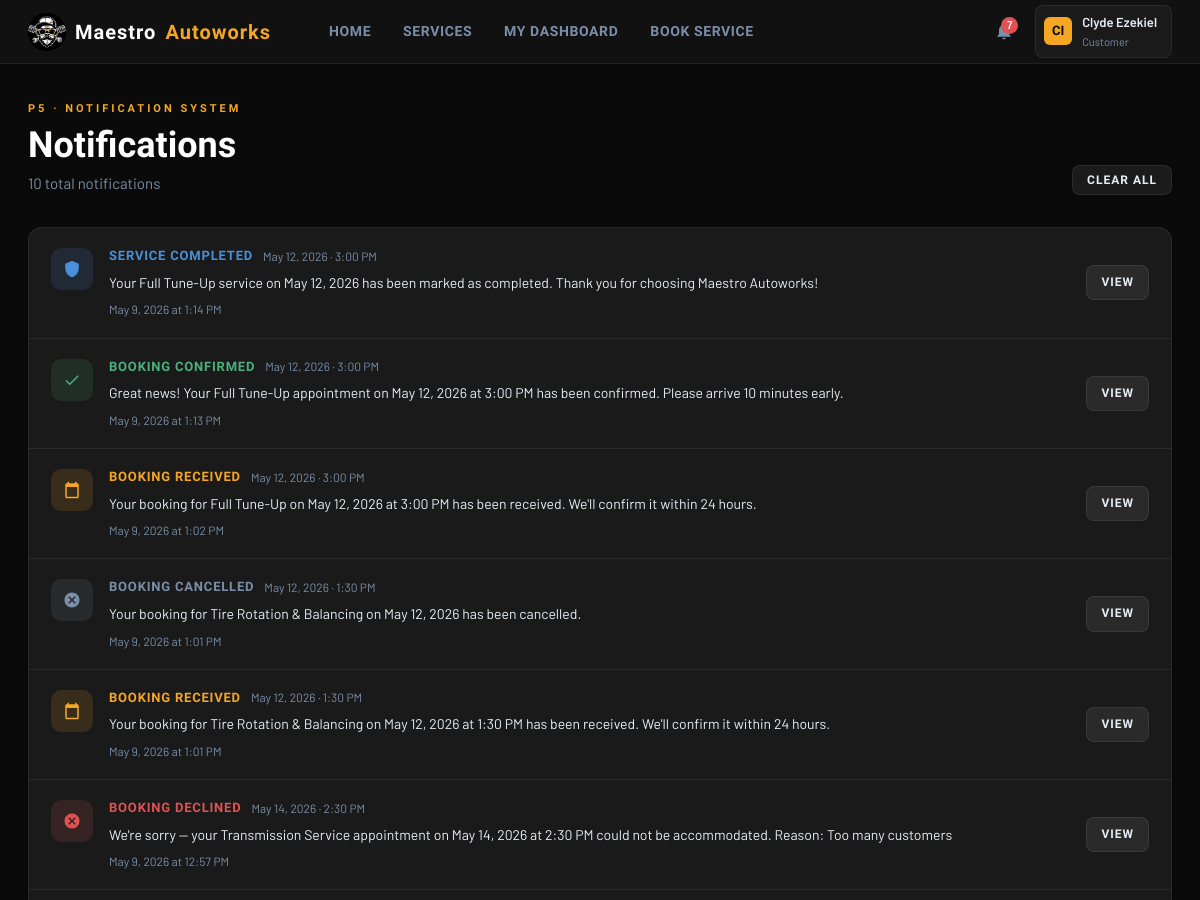
Before: /notifications.php (signed in, upper part) with the older database file.
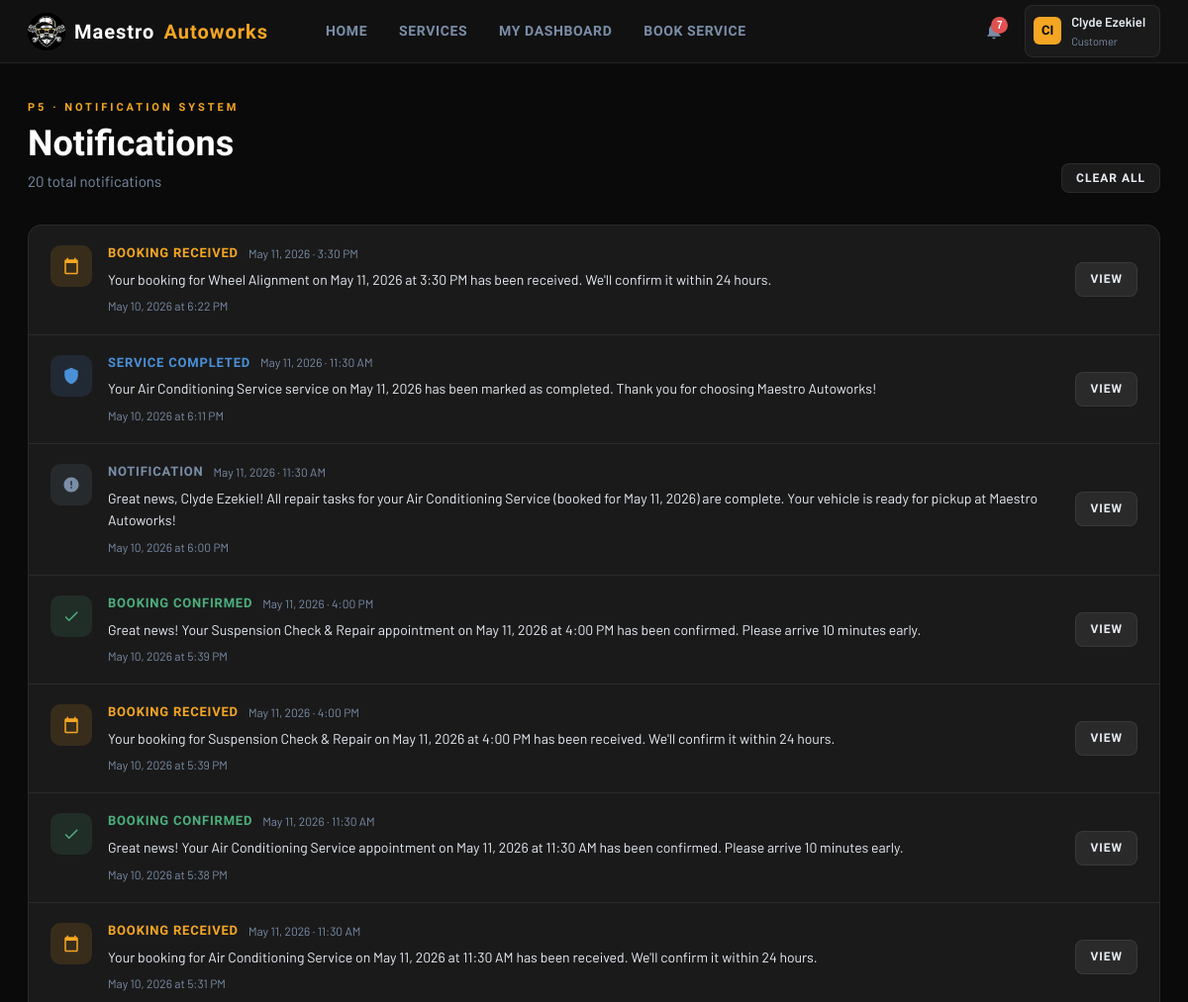
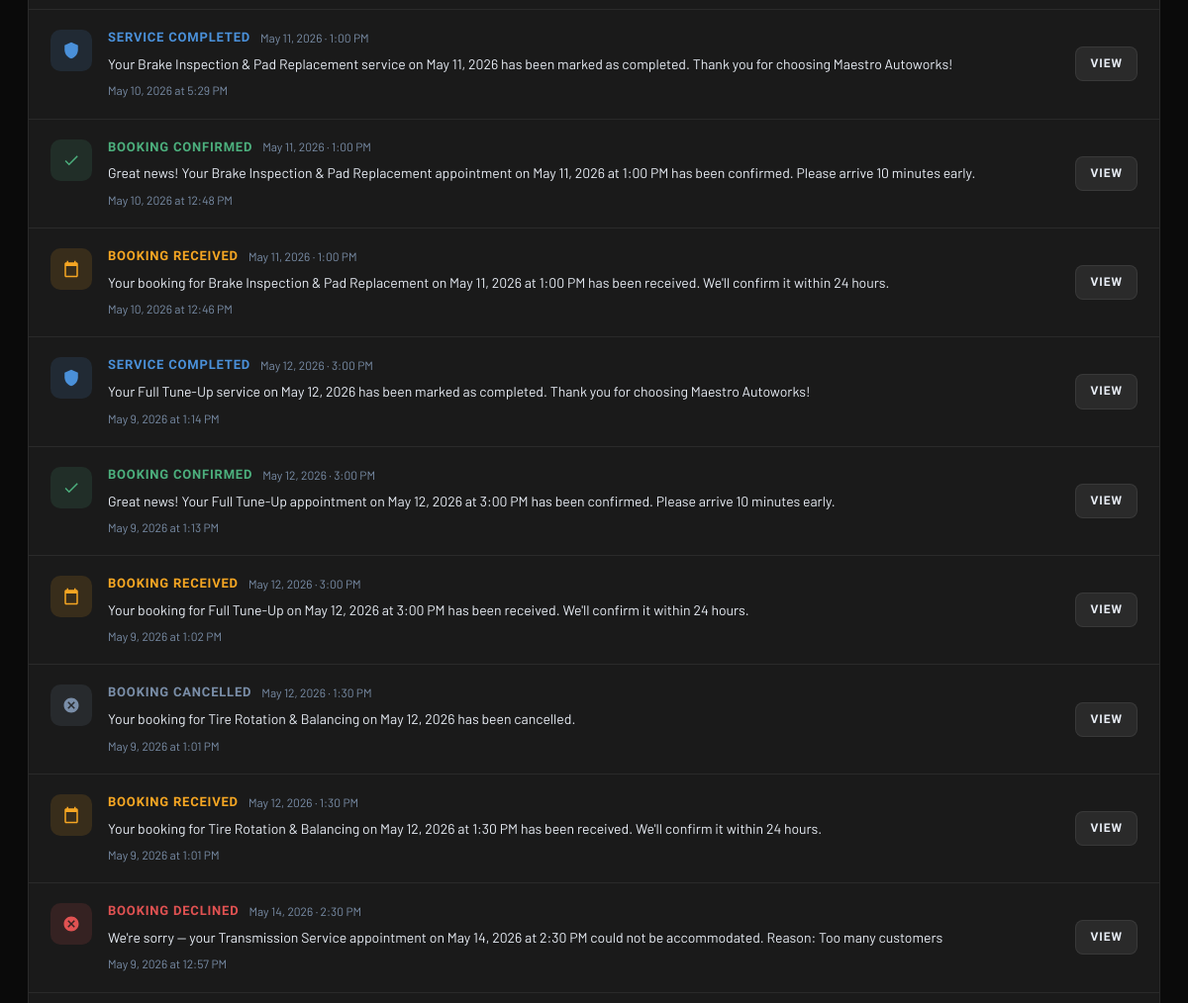
After: the same page with the newer database file (2 pictures, top to bottom).
### tables this page shows
CREATE TABLE `users` (
  `id` int(11) NOT NULL,
  `first_name` varchar(100) NOT NULL,
  `last_name` varchar(100) NOT NULL,
  `username` varchar(100) NOT NULL,
  `email` varchar(150) NOT NULL,
  `password` varchar(255) NOT NULL,
  `role` enum('customer','admin') NOT NULL DEFAULT 'customer',
  `phone` varchar(30) DEFAULT NULL,
  `created_at` timestamp NOT NULL DEFAULT current_timestamp()
);

CREATE TABLE `notifications` (
  `id` int(11) NOT NULL,
  `user_id` int(11) NOT NULL,
  `appt_id` int(11) DEFAULT NULL,
  `type` enum('booking_received','booking_confirmed','booking_declined','booking_completed','booking_cancelled','reminder','task_started','vehicle_ready') NOT NULL,
  `message` text NOT NULL,
  `is_read` tinyint(1) NOT NULL DEFAULT 0,
  `created_at` timestamp NOT NULL DEFAULT current_timestamp()
);

CREATE TABLE `appointments` (
  `id` int(11) NOT NULL,
  `user_id` int(11) NOT NULL,
  `service_id` int(11) NOT NULL,
  `vehicle_make` varchar(80) DEFAULT NULL,
  `vehicle_model` varchar(80) DEFAULT NULL,
  `vehicle_year` year(4) DEFAULT NULL,
  `plate_no` varchar(20) DEFAULT NULL,
  `appt_date` date NOT NULL,
  `appt_time` time NOT NULL,
  `notes` text DEFAULT NULL,
  `status` enum('pending','confirmed','declined','completed','cancelled') NOT NULL DEFAULT 'pending',
  `admin_notes` text DEFAULT NULL,
  `created_at` timestamp NOT NULL DEFAULT current_timestamp(),
  `updated_at` timestamp NOT NULL DEFAULT current_timestamp() ON UPDATE current_timestamp()
);

### notifications.php (the view, shortened to what this page needs)
<?php
require 'db.php';
require 'partials/header.php';
$pdo->prepare("UPDATE notifications SET is_read = 1 WHERE user_id = ?")
    ->execute([$me['id']]);
$page    = max(1, (int)($_GET['page'] ?? 1));
$perPage = 20;
$offset  = ($page - 1) * $perPage;
$countStmt = $pdo->prepare("SELECT COUNT(*) FROM notifications WHERE user_id = ?");
$countStmt->execute([$me['id']]);
$total = (int)$countStmt->fetchColumn();
$notifStmt = $pdo->prepare("
    SELECT n.*, a.appt_date, a.appt_time, s.name AS service_name
    FROM notifications n
    LEFT JOIN appointments a ON a.id = n.appt_id
    LEFT JOIN services     s ON s.id = a.service_id
    WHERE n.user_id = :user_id
    ORDER BY n.created_at DESC
    LIMIT :limit OFFSET :offset
");
$notifStmt->bindValue(':user_id', $me['id'], PDO::PARAM_INT);
$notifStmt->bindValue(':limit', (int)$perPage, PDO::PARAM_INT);
$notifStmt->bindValue(':offset', (int)$offset, PDO::PARAM_INT);
$notifStmt->execute();
$notifs = $notifStmt->fetchAll();
function notifStyle(string $type): array {
    return match($type) {
        'booking_received'  => ['#F5A623', 'M19 3h-1V1h-2v2H8V1H6v2H5c-1.1 0-2 .9-2 2v16c0 1.1.9 2 2 2h14c1.1 0 2-.9 2-2V5c0-1.1-.9-2-2-2zm0 18H5V8h14v13z'],
        'booking_confirmed' => ['#4CAF7D', 'M9 16.17L4.83 12l-1.42 1.41L9 19 21 7l-1.41-1.41z'],
        'booking_declined'  => ['#E05252', 'M12 2C6.47 2 2 6.47 2 12s4.47 10 10 10 10-4.47 10-10S17.53 2 12 2zm5 13.59L15.59 17 12 13.41 8.41 17 7 15.59 10.59 12 7 8.41 8.41 7 12 10.59 15.59 7 17 8.41 13.41 12 17 15.59z'],
        'booking_completed' => ['#4A90D9', 'M12 1L3 5v6c0 5.55 3.84 10.74 9 12 5.16-1.26 9-6.45 9-12V5l-9-4z'],
        'booking_cancelled' => ['#7A8EA8', 'M12 2C6.47 2 2 6.47 2 12s4.47 10 10 10 10-4.47 10-10S17.53 2 12 2zm5 13.59L15.59 17 12 13.41 8.41 17 7 15.59 10.59 12 7 8.41 8.41 7 12 10.59 15.59 7 17 8.41 13.41 12 17 15.59z'],
        'reminder'          => ['#F5A623', 'M12 22c1.1 0 2-.9 2-2h-4c0 1.1.9 2 2 2zm6-6V11c0-3.07-1.64-5.64-4.5-6.32V4c0-.83-.67-1.5-1.5-1.5s-1.5.67-1.5 1.5v.68C7.63 5.36 6 7.92 6 11v5l-2 2v1h16v-1l-2-2z'],
        default             => ['#7A8EA8', 'M12 2C6.48 2 2 6.48 2 12s4.48 10 10 10 10-4.48 10-10S17.52 2 12 2zm1 15h-2v-2h2v2zm0-4h-2V7h2v6z'],
    };
}
function notifLabel(string $type): string {
    return match($type) {
        'booking_received'  => 'Booking Received',
        'booking_confirmed' => 'Booking Confirmed',
        'booking_declined'  => 'Booking Declined',
        'booking_completed' => 'Service Completed',
        'booking_cancelled' => 'Booking Cancelled',
        'reminder'          => 'Reminder',
        default             => 'Notification',
    };
}
?>
<main class="page-shell">
    <div class="page-header" style="display:flex;align-items:flex-end;justify-content:space-between;flex-wrap:wrap;gap:16px;">
        <div>
            <div class="page-label">P5 · Notification System</div>
            <div class="page-title">Notifications</div>
            <div class="page-sub"><?= $total ?> total notification<?= $total!=1?'s':'' ?></div>
        </div>
        <?php if ($total > 0): ?>
            <form method="POST" action="clear_notifications.php">
                <button type="submit" class="btn btn-secondary btn-sm"
                    onclick="return confirm('Clear all notifications?')">
                    Clear All
                </button>
            </form>
        <?php endif; ?>
    </div>
    <?php if (empty($notifs)): ?>
        <div class="card">
            <div class="empty-state">
                <svg viewBox="0 0 24 24"><path d="M12 22c1.1 0 2-.9 2-2h-4c0 1.1.9 2 2 2zm6-6V11c0-3.07-1.64-5.64-4.5-6.32V4c0-.83-.67-1.5-1.5-1.5s-1.5.67-1.5 1.5v.68C7.63 5.36 6 7.92 6 11v5l-2 2v1h16v-1l-2-2z"/></svg>
                <p>You're all caught up — no notifications yet.</p>
            </div>
        </div>
    <?php else: ?>
        <div class="card" style="padding:0;">
            <?php foreach ($notifs as $n):
                [$color, $iconPath] = notifStyle($n['type']);
            ?>
            <div style="display:flex;gap:16px;padding:18px 22px;
                border-bottom:1px solid var(--border-sub);
                transition:background .15s;"
                onmouseover="this.style.background='rgba(255,255,255,0.02)'"
                onmouseout="this.style.background=''">
                <div style="flex-shrink:0;width:42px;height:42px;border-radius:10px;
                    background:<?= $color ?>22;
                    display:flex;align-items:center;justify-content:center;margin-top:2px;">
                    <svg viewBox="0 0 24 24" style="width:18px;height:18px;fill:<?= $color ?>;">
                        <path d="<?= $iconPath ?>"/>
                    </svg>
                </div>
                <div style="flex:1;min-width:0;">
                    <div style="display:flex;align-items:center;gap:10px;margin-bottom:5px;flex-wrap:wrap;">
                        <span style="font-family:'Barlow Condensed',sans-serif;font-size:13px;
                            font-weight:700;letter-spacing:.8px;text-transform:uppercase;color:<?= $color ?>;">
                            <?= notifLabel($n['type']) ?>
                        </span>
                        <?php if ($n['appt_date']): ?>
                            <span style="font-size:12px;color:var(--muted);">
                                <?= date('M j, Y', strtotime($n['appt_date'])) ?>
                                <?= $n['appt_time'] ? '· '.date('g:i A', strtotime($n['appt_time'])) : '' ?>
                            </span>
                        <?php endif; ?>
                    </div>
                    <div style="font-size:14px;color:var(--text);line-height:1.6;">
                        <?= htmlspecialchars($n['message']) ?>
                    </div>
                    <div style="font-size:12px;color:var(--muted);margin-top:6px;">
                        <?= date('F j, Y \a\t g:i A', strtotime($n['created_at'])) ?>
                    </div>
                </div>
                <?php if ($n['appt_id']): ?>
                <div style="flex-shrink:0;align-self:center;">
                    <a href="<?= $me['role']==='admin' ? 'admin_appointments.php' : 'dashboard.php' ?>"
                       class="btn btn-secondary btn-sm">View</a>
                </div>
                <?php endif; ?>
            </div>
            <?php endforeach; ?>
        </div>
    <?php endif; ?>
</main>
<?php require 'partials/footer.php'; ?>

### partials/header.php (shortened to what this page needs)
<?php
$currentUser = $pdo->prepare("SELECT id, first_name, last_name, username, role FROM users WHERE id = ?");
$currentUser->execute([$_SESSION['user_id']]);
$me = $currentUser->fetch();
$unreadStmt = $pdo->prepare("SELECT COUNT(*) FROM notifications WHERE user_id = ? AND is_read = 0");
$unreadStmt->execute([$me['id']]);
$unreadCount = (int)$unreadStmt->fetchColumn();
$initials = strtoupper(substr($me['first_name'],0,1) . substr($me['last_name'],0,1));
$isAdmin  = ($me['role'] === 'admin');
$currentPage = basename($_SERVER['PHP_SELF'], '.php');
?>
<!DOCTYPE html>
<html lang="en">
<head>
    <link rel="stylesheet" href="app.css">
</head>
<body>
<div class="app-body">
<header class="topbar">
    <a href="<?= $isAdmin ? 'admin_dashboard.php' : 'dashboard.php' ?>" class="topbar-logo">
        <div class="logo-badge">
            <img src="logo.png" alt="Maestro Autoworks Logo">
        </div>
        Maestro<span style="color:var(--yellow)">Autoworks</span>
    </a>
    <nav class="topbar-nav">
        <a href="home.php"      class="<?= $currentPage==='home'      ?'active':'' ?>">Home</a>
        <a href="services.php"  class="<?= $currentPage==='services'  ?'active':'' ?>">Services</a>
        <?php if ($isAdmin): ?>
            <a href="admin_dashboard.php" class="<?= $currentPage==='admin_dashboard'?'active':'' ?>">Dashboard</a>
            <a href="admin_appointments.php" class="<?= $currentPage==='admin_appointments'?'active':'' ?>">Appointments</a>
            <a href="admin_reports.php"  class="<?= $currentPage==='admin_reports' ?'active':'' ?>">Reports</a>
            <a href="admin_pms.php"     class="<?= $currentPage==='admin_pms'     ?'active':'' ?>">Repair Tracker</a>
        <?php else: ?>
            <a href="dashboard.php"    class="<?= $currentPage==='dashboard'    ?'active':'' ?>">My Dashboard</a>
            <a href="book.php"         class="<?= $currentPage==='book'         ?'active':'' ?>">Book Service</a>
        <?php endif; ?>
    </nav>
    <div class="topbar-right">
        <div style="position:relative;">
            <button class="notif-btn" id="notifBtn" aria-label="Notifications">
                <?php if ($unreadCount > 0): ?>
                    <span class="notif-badge"><?= $unreadCount > 9 ? '9+' : $unreadCount ?></span>
                <?php endif; ?>
            </button>
        </div>
        <div style="position:relative;">
            <div class="user-chip" id="userChip">
                <div class="user-avatar"><?= $initials ?></div>
                <div>
                    <div class="user-name"><?= htmlspecialchars($me['first_name']) ?></div>
                    <div class="user-role"><?= ucfirst($me['role']) ?></div>
                </div>
            </div>
        </div>
    </div>
</header>

### partials/footer.php (shortened to what this page needs)
</div>
</body>
</html>

### app.css (style rules this page uses)
*, *::before, *::after { box-sizing: border-box; margin: 0; padding: 0; }
:root { --yellow: #F5A623; --yellow-dk: #D4891A; --yellow-lt: rgba(245,166,35,0.12); --navy: #0a0a0a; --black: #0a0a0a; --black-mid: #111111; --black-card: #1a1a1a; --black-input:#2a2a2a; --black-ele: #222222; --navy-mid: #111111; --navy-card: #1a1a1a; --navy-input: #2a2a2a; --border: rgba(245,166,35,0.22); --border-sub: rgba(255,255,255,0.07); --text: #E8EDF5; --muted: #7A8EA8; --white: #ffffff; --danger: #E05252; --danger-lt: rgba(224,82,82,0.12); --success: #4CAF7D; --success-lt: rgba(76,175,125,0.12); --warning: #F5A623; --info: #4A90D9; --info-lt: rgba(74,144,217,0.12); --sidebar-w: 260px; --topbar-h: 64px; }
html, body { min-height: 100%; font-family: 'Barlow', sans-serif; background: var(--black); color: var(--text); font-size: 15px; line-height: 1.6; }
a { color: var(--yellow); text-decoration: none; }
.topbar { position: fixed; top: 0; left: 0; right: 0; z-index: 100; height: var(--topbar-h); background: var(--black-mid); border-bottom: 1px solid var(--border-sub); display: flex; align-items: center; padding: 0 28px; gap: 20px; }
.topbar-logo { font-family: 'Barlow Condensed', sans-serif; font-size: 20px; font-weight: 800; letter-spacing: 1px; color: var(--white); display: flex; align-items: center; gap: 9px; text-decoration: none; white-space: nowrap; }
.topbar-logo .logo-badge { width: 38px; height: 38px; display: flex; align-items: center; justify-content: center; overflow: hidden; border-radius: 50%; background: #000; flex-shrink: 0; }
.topbar-logo .logo-badge img { width: 38px; height: 38px; object-fit: cover; display: block; }
.topbar-nav { display: flex; align-items: center; gap: 4px; margin-left: 24px; flex: 1; }
.topbar-nav a { font-family: 'Barlow Condensed', sans-serif; font-size: 14px; font-weight: 600; letter-spacing: .6px; text-transform: uppercase; color: var(--muted); padding: 6px 14px; border-radius: 6px; transition: color .2s, background .2s; text-decoration: none; }
.topbar-right { margin-left: auto; display: flex; align-items: center; gap: 12px; }
.notif-btn { position: relative; background: none; border: none; cursor: pointer; width: 38px; height: 38px; border-radius: 8px; display: flex; align-items: center; justify-content: center; color: var(--muted); transition: background .2s, color .2s; }
.notif-badge { position: absolute; top: 5px; right: 5px; width: 17px; height: 17px; border-radius: 50%; background: var(--danger); color: #fff; font-size: 10px; font-weight: 700; line-height: 17px; text-align: center; }
.user-chip { display: flex; align-items: center; gap: 10px; background: var(--black-card); border: 1px solid var(--border-sub); border-radius: 8px; padding: 6px 14px 6px 8px; cursor: pointer; transition: border-color .2s; }
.user-avatar { width: 28px; height: 28px; border-radius: 6px; background: var(--yellow); color: var(--black); font-family: 'Barlow Condensed', sans-serif; font-weight: 800; font-size: 13px; display: flex; align-items: center; justify-content: center; }
.user-name { font-size: 13px; font-weight: 600; color: var(--text); }
.user-role { font-size: 11px; color: var(--muted); }
.app-body { padding-top: var(--topbar-h); min-height: 100vh; }
.page-shell { max-width: 1280px; margin: 0 auto; padding: 36px 28px 60px; }
.page-header { margin-bottom: 32px; }
.page-label { font-family: 'Barlow Condensed', sans-serif; font-size: 11px; font-weight: 700; letter-spacing: 3px; text-transform: uppercase; color: var(--yellow); margin-bottom: 8px; }
.page-title { font-family: 'Barlow Condensed', sans-serif; font-size: clamp(2rem, 3vw, 2.8rem); font-weight: 800; color: var(--white); line-height: 1.1; }
.page-sub { font-size: 15px; color: var(--muted); margin-top: 6px; }
.card { background: var(--black-card); border: 1px solid var(--border-sub); border-radius: 14px; padding: 28px; }
.btn { display: inline-flex; align-items: center; gap: 8px; font-family: 'Barlow Condensed', sans-serif; font-size: 14px; font-weight: 700; letter-spacing: 1px; text-transform: uppercase; border: none; border-radius: 8px; padding: 10px 20px; cursor: pointer; text-decoration: none; transition: background .2s, transform .15s, box-shadow .2s; }
.btn-secondary { background: rgba(255,255,255,0.07); color: var(--text); border: 1px solid var(--border-sub); }
.btn-sm { padding: 7px 14px; font-size: 12px; }

Changed rows visible on the page:
added notifications: type "BOOKING RECEIVED", appt.appt_date "May 11, 2026", appt.appt_time "3:30 PM", message "Your booking for Wheel Alignment on May 11, 2026 at 3:30 PM has been received. We'll confirm it within 24 hours.", created_at "May 10, 2026 at 6:22 PM", shows "VIEW"
added notifications: type "SERVICE COMPLETED", appt.appt_date "May 11, 2026", appt.appt_time "11:30 AM", message "Your Air Conditioning Service service on May 11, 2026 has been marked as completed. Thank you for choosing Maestro Autoworks!", created_at "May 10, 2026 at 6:11 PM", shows "VIEW"
added notifications: type "NOTIFICATION", appt.appt_date "May 11, 2026", appt.appt_time "11:30 AM", message "Great news, Clyde Ezekiel! All repair tasks for your Air Conditioning Service (booked for May 11, 2026) are complete. Your vehicle is ready for pickup at Maestro Autoworks!", created_at "May 10, 2026 at 6:00 PM", shows "VIEW"
added notifications: type "BOOKING CONFIRMED", appt.appt_date "May 11, 2026", appt.appt_time "4:00 PM", message "Great news! Your Suspension Check & Repair appointment on May 11, 2026 at 4:00 PM has been confirmed. Please arrive 10 minutes early.", created_at "May 10, 2026 at 5:39 PM", shows "VIEW"
added notifications: type "BOOKING RECEIVED", appt.appt_date "May 11, 2026", appt.appt_time "4:00 PM", message "Your booking for Suspension Check & Repair on May 11, 2026 at 4:00 PM has been received. We'll confirm it within 24 hours.", created_at "May 10, 2026 at 5:39 PM", shows "VIEW"
added notifications: type "BOOKING CONFIRMED", appt.appt_date "May 11, 2026", appt.appt_time "11:30 AM", message "Great news! Your Air Conditioning Service appointment on May 11, 2026 at 11:30 AM has been confirmed. Please arrive 10 minutes early.", created_at "May 10, 2026 at 5:38 PM", shows "VIEW"
added notifications: type "BOOKING RECEIVED", appt.appt_date "May 11, 2026", appt.appt_time "11:30 AM", message "Your booking for Air Conditioning Service on May 11, 2026 at 11:30 AM has been received. We'll confirm it within 24 hours.", created_at "May 10, 2026 at 5:31 PM", shows "VIEW"
added notifications: type "SERVICE COMPLETED", appt.appt_date "May 11, 2026", appt.appt_time "1:00 PM", message "Your Brake Inspection & Pad Replacement service on May 11, 2026 has been marked as completed. Thank you for choosing Maestro Autoworks!", created_at "May 10, 2026 at 5:29 PM", shows "VIEW"
added notifications: type "BOOKING CONFIRMED", appt.appt_date "May 11, 2026", appt.appt_time "1:00 PM", message "Great news! Your Brake Inspection & Pad Replacement appointment on May 11, 2026 at 1:00 PM has been confirmed. Please arrive 10 minutes early.", created_at "May 10, 2026 at 12:48 PM", shows "VIEW"
added notifications: type "BOOKING RECEIVED", appt.appt_date "May 11, 2026", appt.appt_time "1:00 PM", message "Your booking for Brake Inspection & Pad Replacement on May 11, 2026 at 1:00 PM has been received. We'll confirm it within 24 hours.", created_at "May 10, 2026 at 12:46 PM", shows "VIEW"
Other visible differences:
$total: "10" → "20"
